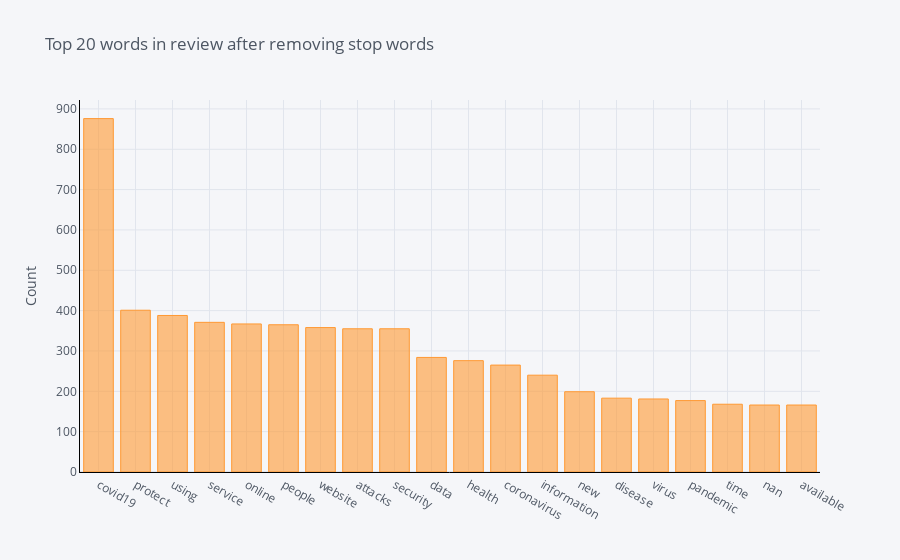

Here is the notebook cell this chart was saved with:
### Code cell
# unigram words after removing stopwords

common_words4 = get_top_n_words(df['Preproc_content'], 20)
for word, freq in common_words4:
    print(word, freq)
df4 = pd.DataFrame(common_words4, columns = ['Preproc_content' , 'count'])
df4.groupby('Preproc_content').sum()['count'].sort_values(ascending=False).iplot(
    kind='bar', yTitle='Count', linecolor='black', title='Top 20 words in review after removing stop words')

### Figure 1 — Plotly figure (JSON) as saved in the notebook; plotly's stock layout.template omitted (floating-point values rounded to 4 significant figures)
{"data": [{"marker": {"color": "rgba(255, 153, 51, 0.6)", "line": {"color": "rgba(255, 153, 51, 1.0)", "width": 1}}, "name": "count", "orientation": "v", "text": "", "type": "bar", "x": ["covid19", "protect", "using", "service", "online", "people", "website", "attacks", "security", "data", "health", "coronavirus", "information", "new", "disease", "virus", "pandemic", "time", "nan", "available"], "y": [876, 401, 388, 371, 367, 365, 358, 355, 355, 284, 276, 265, 240, 199, 183, 181, 177, 168, 166, 166]}], "layout": {"legend": {"bgcolor": "#F5F6F9", "font": {"color": "#4D5663"}}, "paper_bgcolor": "#F5F6F9", "plot_bgcolor": "#F5F6F9", "title": {"font": {"color": "#4D5663"}, "text": "Top 20 words in review after removing stop words"}, "xaxis": {"gridcolor": "#E1E5ED", "linecolor": "black", "showgrid": true, "tickfont": {"color": "#4D5663"}, "title": {"font": {"color": "#4D5663"}, "text": ""}, "zerolinecolor": "#E1E5ED"}, "yaxis": {"gridcolor": "#E1E5ED", "linecolor": "black", "showgrid": true, "tickfont": {"color": "#4D5663"}, "title": {"font": {"color": "#4D5663"}, "text": "Count"}, "zerolinecolor": "#E1E5ED"}}}
